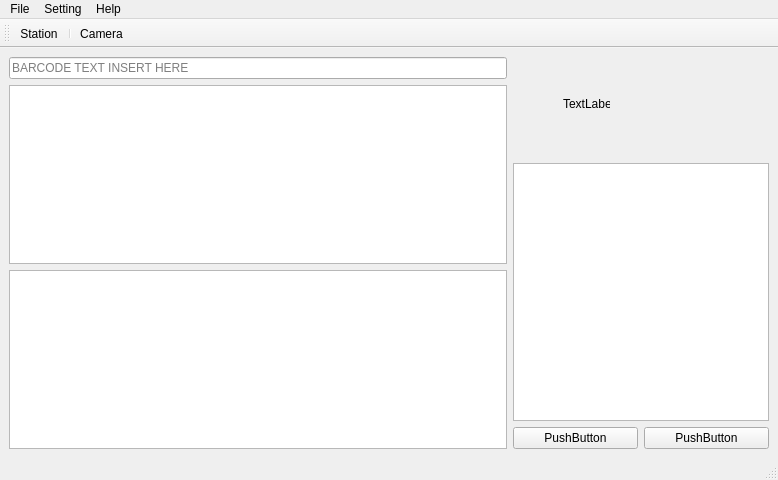
<?xml version="1.0" encoding="UTF-8"?>
<ui version="4.0">
 <class>MainWindow</class>
 <widget class="QMainWindow" name="MainWindow">
  <property name="geometry">
   <rect>
    <x>0</x>
    <y>0</y>
    <width>778</width>
    <height>480</height>
   </rect>
  </property>
  <property name="windowTitle">
   <string>MainWindow</string>
  </property>
  <widget class="QWidget" name="centralwidget">
   <layout class="QHBoxLayout" name="horizontalLayout_2" stretch="1,0">
    <item>
     <layout class="QVBoxLayout" name="listItem" stretch="0,0,0">
      <item>
       <widget class="QLineEdit" name="textBarcodeInsert">
        <property name="placeholderText">
         <string>BARCODE TEXT INSERT HERE</string>
        </property>
       </widget>
      </item>
      <item>
       <widget class="QListView" name="listItemNotScaned"/>
      </item>
      <item>
       <widget class="QListView" name="listItemScaned"/>
      </item>
     </layout>
    </item>
    <item>
     <layout class="QVBoxLayout" name="verticalLayout" stretch="0,0,0">
      <item>
       <layout class="QVBoxLayout" name="verticalLayout_2">
        <item>
         <widget class="QWidget" name="widget" native="true">
          <property name="minimumSize">
           <size>
            <width>100</width>
            <height>100</height>
           </size>
          </property>
          <widget class="QLabel" name="statusLabel">
           <property name="geometry">
            <rect>
             <x>50</x>
             <y>40</y>
             <width>47</width>
             <height>13</height>
            </rect>
           </property>
           <property name="text">
            <string>TextLabel</string>
           </property>
          </widget>
         </widget>
        </item>
       </layout>
      </item>
      <item>
       <widget class="QTextBrowser" name="textBrowser"/>
      </item>
      <item>
       <layout class="QHBoxLayout" name="horizontalLayout">
        <item>
         <widget class="QPushButton" name="pushButton_2">
          <property name="text">
           <string>PushButton</string>
          </property>
         </widget>
        </item>
        <item>
         <widget class="QPushButton" name="pushButton">
          <property name="text">
           <string>PushButton</string>
          </property>
         </widget>
        </item>
       </layout>
      </item>
     </layout>
    </item>
   </layout>
  </widget>
  <widget class="QMenuBar" name="menubar">
   <property name="geometry">
    <rect>
     <x>0</x>
     <y>0</y>
     <width>778</width>
     <height>21</height>
    </rect>
   </property>
   <widget class="QMenu" name="menuFile">
    <property name="title">
     <string>File</string>
    </property>
    <addaction name="actionExit"/>
   </widget>
   <widget class="QMenu" name="menuHelp">
    <property name="title">
     <string>Help</string>
    </property>
    <addaction name="actionAbout"/>
    <addaction name="actionAboutQT"/>
   </widget>
   <widget class="QMenu" name="menuSetting">
    <property name="title">
     <string>Setting</string>
    </property>
   </widget>
   <addaction name="menuFile"/>
   <addaction name="menuSetting"/>
   <addaction name="menuHelp"/>
  </widget>
  <widget class="QStatusBar" name="statusbar"/>
  <widget class="QToolBar" name="toolBar">
   <property name="windowTitle">
    <string>toolBar</string>
   </property>
   <attribute name="toolBarArea">
    <enum>TopToolBarArea</enum>
   </attribute>
   <attribute name="toolBarBreak">
    <bool>false</bool>
   </attribute>
   <addaction name="actionStation"/>
   <addaction name="separator"/>
   <addaction name="actionCamera"/>
  </widget>
  <action name="actionAbout">
   <property name="text">
    <string>About</string>
   </property>
  </action>
  <action name="actionAboutQT">
   <property name="text">
    <string>AboutQT</string>
   </property>
  </action>
  <action name="actionExit">
   <property name="text">
    <string>Exit</string>
   </property>
  </action>
  <action name="actionStation">
   <property name="text">
    <string>Station</string>
   </property>
  </action>
  <action name="actionCamera">
   <property name="text">
    <string>Camera</string>
   </property>
  </action>
 </widget>
 <resources/>
 <connections/>
</ui>
